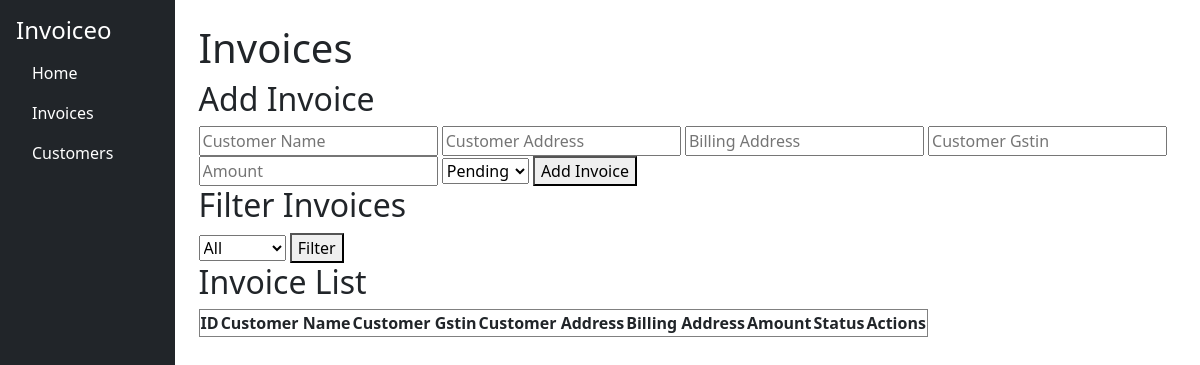
The app's page /invoices, older data.
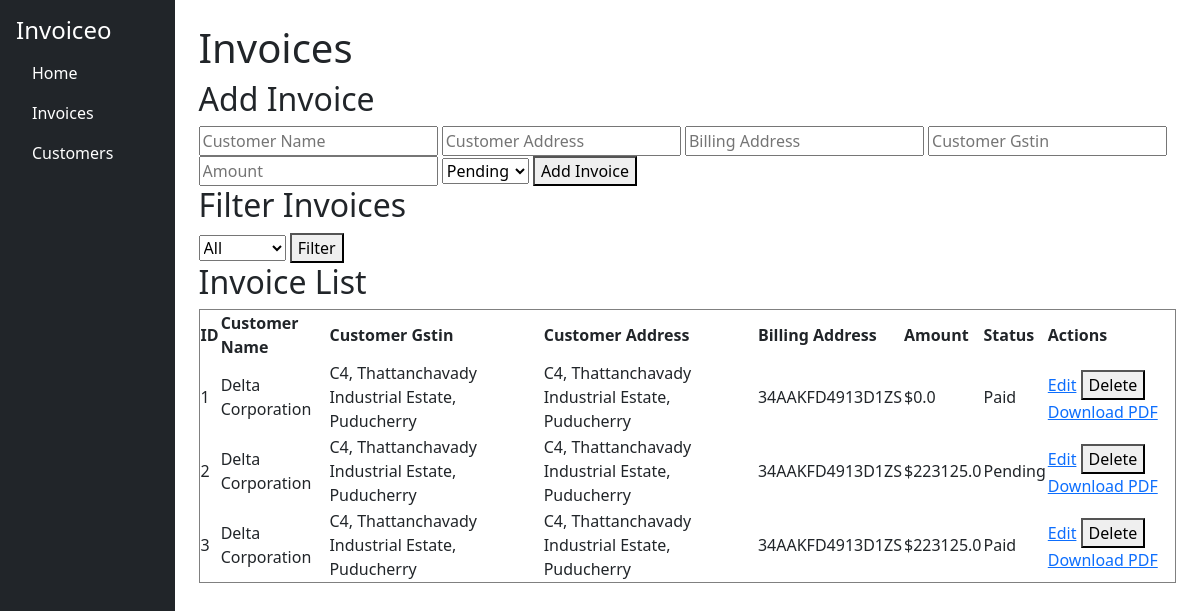
The same page, newer data.
### app.py (models this page shows)
class Invoice(db.Model):
    id = db.Column(db.Integer, primary_key=True)
    customer_name = db.Column(db.String(100), nullable=False)
    customer_gstin= db.Column(db.String(15),nullable=False)
    amount = db.Column(db.Float, nullable=False)
    customer_address = db.Column(db.String(300), nullable=False)
    billing_address = db.Column(db.String(300), nullable=False)
    status = db.Column(db.String(20), default="Pending")

### app.py (the view)
@app.route('/invoices', methods=['GET'])
def invoices():
    status_filter = request.args.get('status')
    if status_filter:
        all_invoices = Invoice.query.filter_by(status=status_filter).all()
    else:
        all_invoices = Invoice.query.all()
    return render_template('invoices.html', invoices=all_invoices)

### templates/invoices.html (shortened to what this page needs)
{% extends 'base.html' %}
{% block content %}
<h1>Invoices</h1>
<h2>Add Invoice</h2>
<form action="/add_invoice" method="POST">
    <input type="text" name="customer_name" placeholder="Customer Name" required>
    <input type="text" name="customer_address" placeholder="Customer Address" required>
    <input type="text" name="billing_address" placeholder="Billing Address" required>
    <input type="text" name="customer_gstin" placeholder="Customer Gstin" required>
    <input type="number" name="amount" placeholder="Amount" required>
    <select name="status">
        <option value="Pending">Pending</option>
    </select>
    <button type="submit">Add Invoice</button>
</form>
<h2>Filter Invoices</h2>
<form method="GET">
    <select name="status">
        <option value="">All</option>
    </select>
    <button type="submit">Filter</button>
</form>
<h2>Invoice List</h2>
<table border="1">
    <tr>
        <th>ID</th>
        <th>Customer Name</th>
        <th>Customer Gstin</th>
        <th>Customer Address</th>
        <th>Billing Address</th>
        <th>Amount</th>
        <th>Status</th>
        <th>Actions</th>
    </tr>
    {% for invoice in invoices %}
    <tr>
        <td>{{ invoice.id }}</td>
        <td>{{ invoice.customer_name }}</td>
        <td>{{ invoice.customer_address }}</td>
        <td>{{ invoice.billing_address }}</td>
        <td>{{ invoice.customer_gstin }}</td>
        <td>${{ invoice.amount }}</td>
        <td>{{ invoice.status }}</td>
        <td>
            <a href="{{ url_for('edit_invoice', id=invoice.id) }}">Edit</a>
            <form action="{{ url_for('delete_invoice', id=invoice.id) }}" method="POST" style="display:inline;">
                <button type="submit" onclick="return confirm('Are you sure?')">Delete</button>
            </form>
            <a href="{{ url_for('generate_pdf', id=invoice.id) }}">Download PDF</a>
        </td>
    </tr>
    {% endfor %}
</table>
{% endblock %}

### templates/base.html (shortened to what this page needs)
<!DOCTYPE html>
<html lang="en">
<head>
    <link rel="stylesheet" href="https://cdn.jsdelivr.net/npm/bootstrap@5.3.0/dist/css/bootstrap.min.css">
</head>
<body>
    <div class="d-flex">
        <div class="bg-dark text-white p-3" style="width: 200px; height: 100vh;">
            <h4>Invoiceo</h4>
            <ul class="nav flex-column">
                <li class="nav-item"><a href="/" class="nav-link text-white">Home</a></li>
                <li class="nav-item"><a href="/invoices" class="nav-link text-white">Invoices</a></li>
                <li class="nav-item"><a href="/customers" class="nav-link text-white">Customers</a></li>
            </ul>
        </div>
        <div class="p-4" style="width: 100%;">
            {% block content %}{% endblock %}
        </div>
    </div>
</body>
</html>

Row changes from the older to the newer data that the page shows:
added Invoice: id "1", customer_name "Delta Corporation", customer_address "C4, Thattanchavady Industrial Estate, Puducherry", billing_address "C4, Thattanchavady Industrial Estate, Puducherry", customer_gstin "34AAKFD4913D1ZS", amount "0.0", status "Paid"
added Invoice: id "2", customer_name "Delta Corporation", customer_address "C4, Thattanchavady Industrial Estate, Puducherry", billing_address "C4, Thattanchavady Industrial Estate, Puducherry", customer_gstin "34AAKFD4913D1ZS", amount "223125.0", status "Pending"
added Invoice: id "3", customer_name "Delta Corporation", customer_address "C4, Thattanchavady Industrial Estate, Puducherry", billing_address "C4, Thattanchavady Industrial Estate, Puducherry", customer_gstin "34AAKFD4913D1ZS", amount "223125.0", status "Paid"
